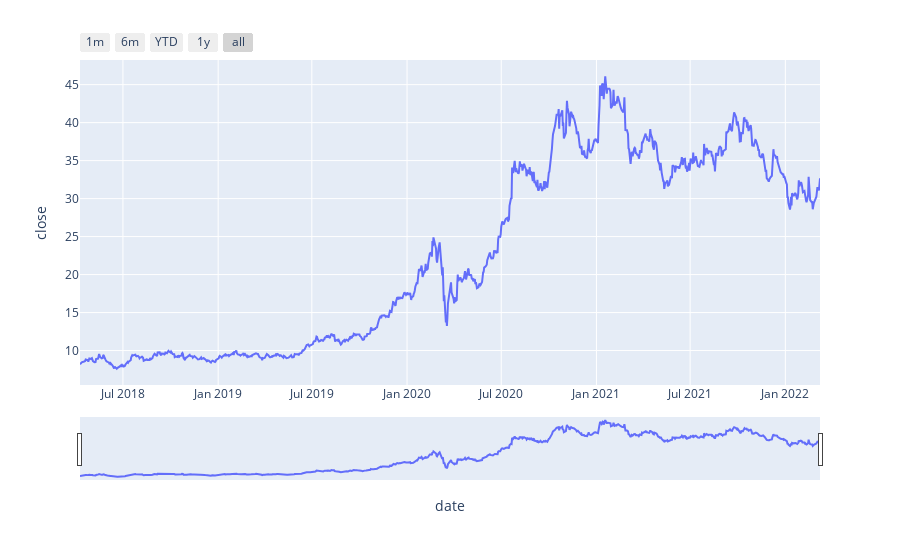

Notebook code cell kept with this figure:
### Code cell
#Plot
fig = px.line(data, x='date', y='close')

fig.update_xaxes(
    rangeslider_visible=True,
    rangeselector=dict(
        buttons=list([
            dict(count=1, label="1m", step="month", stepmode="backward"),
            dict(count=6, label="6m", step="month", stepmode="backward"),
            dict(count=1, label="YTD", step="year", stepmode="todate"),
            dict(count=1, label="1y", step="year", stepmode="backward"),
            dict(step="all")
        ])
    )
)

### Figure 1 — Plotly figure (JSON) as saved in the notebook; plotly's stock layout.template omitted (floating-point values rounded to 4 significant figures; data arrays with more than 128 entries replaced by an {"elided": "..."} marker saying what was removed)
{"data": [{"hovertemplate": "date=%{x}<br>close=%{y}<extra></extra>", "legendgroup": "", "line": {"color": "#636efa", "dash": "solid"}, "marker": {"symbol": "circle"}, "mode": "lines", "name": "", "orientation": "v", "showlegend": false, "type": "scatter", "x": {"elided": "970 str values"}, "xaxis": "x", "y": {"elided": "970 float values"}, "yaxis": "y"}], "layout": {"legend": {"tracegroupgap": 0}, "margin": {"t": 60}, "xaxis": {"anchor": "y", "domain": [0, 1], "rangeselector": {"buttons": [{"count": 1, "label": "1m", "step": "month", "stepmode": "backward"}, {"count": 6, "label": "6m", "step": "month", "stepmode": "backward"}, {"count": 1, "label": "YTD", "step": "year", "stepmode": "todate"}, {"count": 1, "label": "1y", "step": "year", "stepmode": "backward"}, {"step": "all"}]}, "rangeslider": {"visible": true}, "title": {"text": "date"}}, "yaxis": {"anchor": "x", "domain": [0, 1], "title": {"text": "close"}}}}
